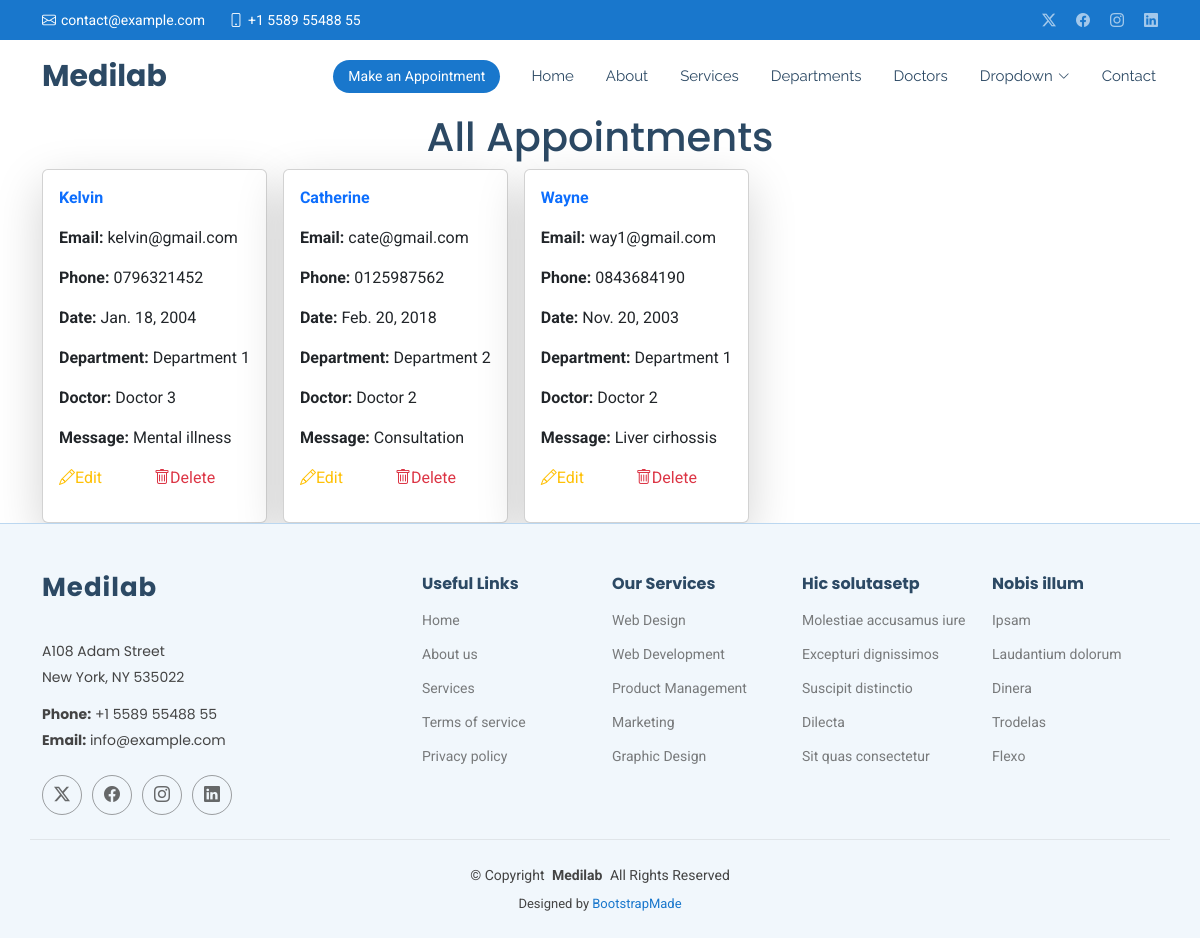
/show/, run on an earlier commit of the app's database.
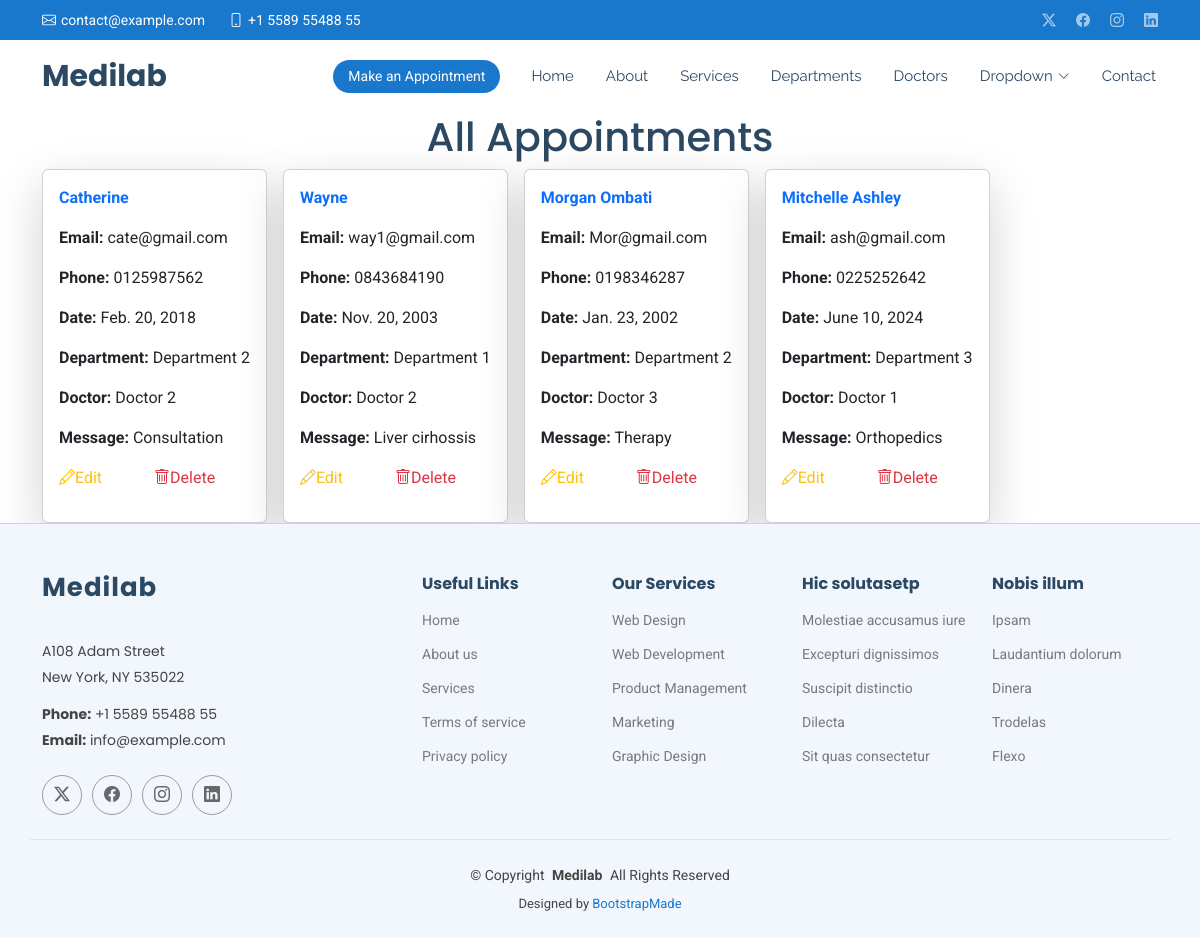
And on a later commit of the database.
### medapp/models.py (models this page shows, shortened)
class Appointment(models.Model):
    name = models.CharField(max_length=50)
    email = models.EmailField()
    phone = models.CharField(max_length=15)
    date = models.DateField()
    department = models.CharField(max_length=50)
    doctor = models.CharField(max_length=50)
    message = models.TextField()

### medapp/views.py (the view)
# urls.py: path('show/',views.show,name='show'),
def show(request):
    all = Appointment.objects.all()
    return render(request,'show.html',{'all':all})

### Templates/show.html (shortened to what this page needs)
{% extends 'starter-page.html' %}
{% load static %}
{% block content %}
    <h1 class="text-center">All Appointments</h1>
   <div class="container">
    <div class="d-flex gap-3 flex-wrap">
    {% for x in all %}
        <div class="card w-30 shadow-lg p-3 ">
        <p class="text-primary fw-bold">{{ x.name }}</p>
        <p><strong>Email:</strong> {{ x.email }}</p>
        <p><strong>Phone:</strong> {{ x.phone }}</p>
        <p><strong>Date:</strong> {{ x.date }}</p>
        <p><strong>Department:</strong> {{ x.department }}</p>
        <p><strong>Doctor:</strong> {{ x.doctor }}</p>
        <p><strong>Message:</strong> {{ x.message }}</p>
        <p>
            <a href="{% url 'edit' x.id %}" class="me-5 text-warning">
                <i class="bi bi-pencil"></i>Edit
            </a>
            <a href="/delete/{{ x.id }}" class="text-danger">
                <i class="bi bi-trash"></i>Delete
            </a>
        </p>
        </div>
    {% endfor %}
    </div>
   </div>
{% endblock %}

What changed in the data, as far as the page shows it:
removed Appointment: name "Kelvin", email "kelvin@gmail.com", phone "0796321452", date "Jan. 18, 2004", department "Department 1", doctor "Doctor 3", message "Mental illness"
added Appointment: name "Morgan Ombati", email "Mor@gmail.com", phone "0198346287", date "Jan. 23, 2002", department "Department 2", doctor "Doctor 3", message "Therapy"
added Appointment: name "Mitchelle Ashley", email "ash@gmail.com", phone "0225252642", date "June 10, 2024", department "Department 3", doctor "Doctor 1", message "Orthopedics"
